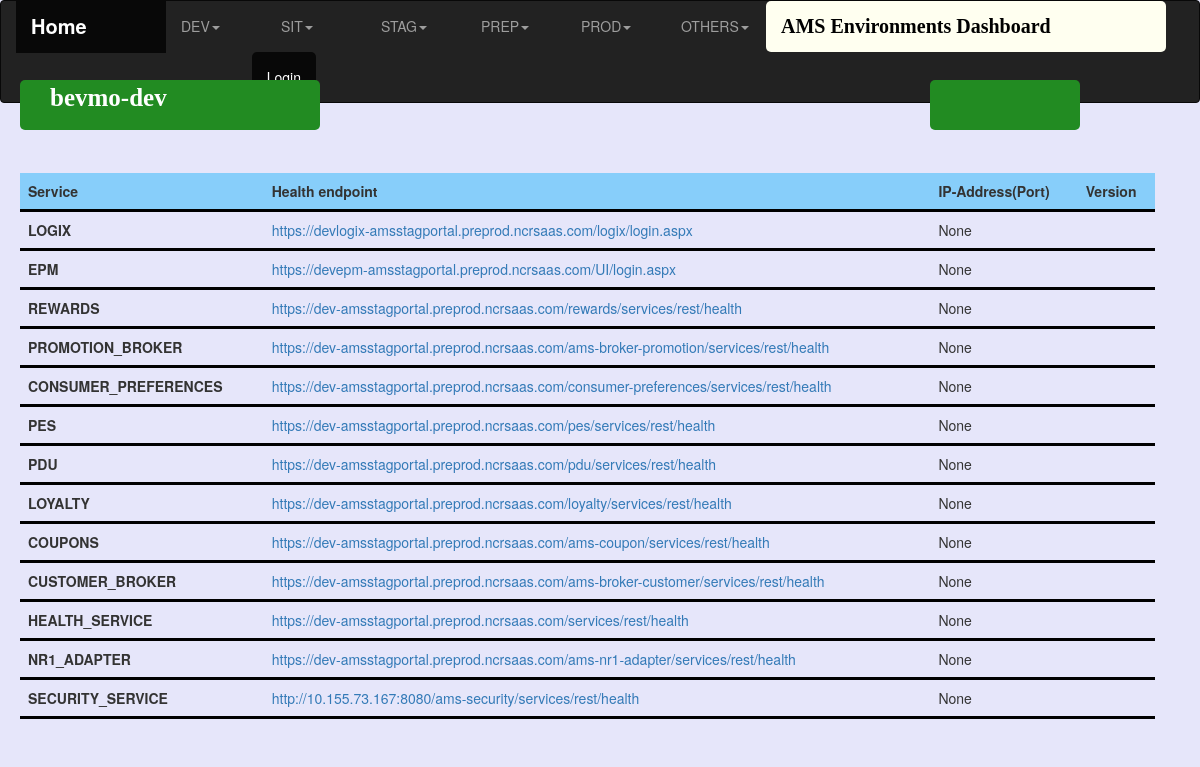
Page /environments/bevmo-dev/ on the committed database.
### environment_dashboard/models.py (models this page shows, shortened)
class Environments(models.Model):
    class EnvironmentType(models.TextChoices):
        DEVELOPMENT ='DEV'
        SIT = 'SIT'
        STAGING ='STAG'
        PREPRODUCTION ='PREP'
        PRODUCTION = 'PROD'
        OTHERS = 'OTHERS'
    environment_name = models.CharField(max_length=50,null=False,primary_key=True)
    environment_type = models.CharField(max_length=10,choices=EnvironmentType.choices,blank=True)
    deployed_artifact_version = models.CharField(max_length=20,blank=True)

class Services(models.Model):
    class ServiceName(models.TextChoices):
        Logix = 'LOGIX'
        EPM = 'EPM'
        OCD = 'OCD'
        Messaging = 'MESSAGING'
        PromotinBroker = "PROMOTION_BROKER"
        CustomerBroker = "CUSTOMER_BROKER"
        PduWrapper = "PDU_WRAPPER"
        NR1Adapter = "NR1_ADAPTER"
        Coupons = "COUPONS"
        Loyalty = "LOYALTY"
        Rewards = "REWARDS"
        PES = "PES"
        IOSever = "IO_SERVER"
        PDU ="PDU"
        SecurityService = "SECURITY_SERVICE"
        LogMonitoring = "LOG_MONITORING"
        Preferences = "CONSUMER_PREFERENCES"
        Health = "HEALTH_SERVICE"
    environment = models.ForeignKey(Environments, on_delete=models.CASCADE)
    service_name = models.CharField(max_length=30,choices=ServiceName.choices)
    ip_address = models.CharField(max_length=20,null=True,blank=True)
    health_endpoint = models.CharField(max_length=200,blank=True)
    service_version = models.CharField(max_length=20,blank=True)
    class Meta:
        unique_together = ('environment', 'service_name')

### environment_dashboard/views.py (the view)
# urls.py: path('<environment_name>/', views.detail, name='detail'),
def detail(request,environment_name):
    environment = Environments.objects.get(pk=environment_name)
    environments_list = Environments.objects.all()
    environment_types_list=Environments.EnvironmentType.values
    context = {'environment':environment,'environments_list':environments_list,'environment_types_list':environment_types_list}
    return render(request,"detail.html",context)

### environment_dashboard/templates/detail.html (shortened to what this page needs)
<!DOCTYPE html>
<html lang="en">
<head>
    <link rel="stylesheet" href="https://maxcdn.bootstrapcdn.com/bootstrap/3.4.1/css/bootstrap.min.css">
</head>
<body style="background-color:#E6E6FA">
    <nav class="navbar navbar-inverse">
      <div class="container-fluid">
        <ul class="nav navbar-nav">
          <li class="active"  style="border-color:green;width:150px;"><a href="/versions"><span style="font-weight: bold;font-size: 20px;">Home</span></a></li>
           {% for env_type in environment_types_list %}
              <li class="dropdown"><a class="dropdown-toggle" data-toggle="dropdown" href="#" style="width:100px">{{ env_type }}<span class="caret"></span></a>
              </li>
            {% endfor%}
            <li class="active"><a href="#" style="width:400px;float:right;background-color:#FFFFF0;border-radius:5px"><span style="color:black;font-family:Georgia, serif;font-weight: bold;font-size: 20px;">AMS Environments Dashboard</span></a></li>
            <li class="active"  style="width:150px;"><a href="/admin" style="float:right;background-color:;border-radius:5px;">Login</a></li>
        </ul>
      </div>
    </nav>
    <div class="container" style="padding-left:20px;padding-top:50px;float:left">
        <div style="float:left;position:fixed;top:10%;">
            <label style="background-color:#228B22;width:300px;height:50px;border-radius:5px;"><span style="color:white;font-family:Georgia, serif;font-weight: bold;padding:10%;font-size: 25px;">{{ environment.environment_name }}</span></label>
        </div>
        <div style="float:right;position:fixed;top:10%;right:10%;">
            <label style="background-color:#228B22;width:150px;height:50px;border-radius:5px;"><span style="color:white;font-family:Georgia, serif;font-weight: bold;padding:10%;font-size: 25px;">{{ environment.deployed_artifact_version }}</span></label>
        </div>
            <table class="table table-sm table-dark table-hover" style="">
            <thead style="background-color:#87CEFA;">
              <tr>
                  <th scope="col" style="border-bottom: 3px solid black;">Service</th>
                  <th scope="col" style="border-bottom: 3px solid black;">Health endpoint</th>
                  <th scope="col" style="border-bottom: 3px solid black;">IP-Address(Port)</th>
                  <th scope="col" style="border-bottom: 3px solid black;">Version</th>
              </tr>
            </thead>
            <tbody>
              {% for service in environment.services_set.all %}
              <tr>
                <th scope="row" style="border-bottom: 3px solid black;">{{ service.service_name }}</th>
                  <td style="border-bottom: 3px solid black;"><a href="{{ service.health_endpoint }}">{{ service.health_endpoint }}</a></td>
                  <td style="border-bottom: 3px solid black;">{{ service.ip_address }}</td>
                  <td style="border-bottom: 3px solid black;">{{ service.service_version }}</td>
              </tr>
              {% endfor %}
            </tbody>
          </table>
    </div>
</body>
</html>

### environment_dashboard/templates/detail.html (style rules this page uses)
table { border-collapse: collapse; width: 100%; }
th, td { padding: 8px; text-align: left; border-bottom: 1px solid #ddd; }

### rows in the picture
Environments: environment_name "bevmo-dev"
Services: service_name "LOGIX", health_endpoint "https://devlogix-amsstagportal.preprod.ncrsaas.com/logix/login.aspx", ip_address "None"
Services: service_name "EPM", health_endpoint "https://devepm-amsstagportal.preprod.ncrsaas.com/UI/login.aspx", ip_address "None"
Services: service_name "REWARDS", health_endpoint "https://dev-amsstagportal.preprod.ncrsaas.com/rewards/services/rest/health", ip_address "None"
Services: service_name "PROMOTION_BROKER", health_endpoint "https://dev-amsstagportal.preprod.ncrsaas.com/ams-broker-promotion/services/rest/health", ip_address "None"
Services: service_name "CONSUMER_PREFERENCES", health_endpoint "https://dev-amsstagportal.preprod.ncrsaas.com/consumer-preferences/services/rest/health", ip_address "None"
Services: service_name "PES", health_endpoint "https://dev-amsstagportal.preprod.ncrsaas.com/pes/services/rest/health", ip_address "None"
Services: service_name "PDU", health_endpoint "https://dev-amsstagportal.preprod.ncrsaas.com/pdu/services/rest/health", ip_address "None"
Services: service_name "LOYALTY", health_endpoint "https://dev-amsstagportal.preprod.ncrsaas.com/loyalty/services/rest/health", ip_address "None"
Services: service_name "COUPONS", health_endpoint "https://dev-amsstagportal.preprod.ncrsaas.com/ams-coupon/services/rest/health", ip_address "None"
Services: service_name "CUSTOMER_BROKER", health_endpoint "https://dev-amsstagportal.preprod.ncrsaas.com/ams-broker-customer/services/rest/health", ip_address "None"
Services: service_name "HEALTH_SERVICE", health_endpoint "https://dev-amsstagportal.preprod.ncrsaas.com/services/rest/health", ip_address "None"
Services: service_name "NR1_ADAPTER", health_endpoint "https://dev-amsstagportal.preprod.ncrsaas.com/ams-nr1-adapter/services/rest/health", ip_address "None"
Services: service_name "SECURITY_SERVICE", health_endpoint "http://10.155.73.167:8080/ams-security/services/rest/health", ip_address "None"

### other values in the picture
{{ env_type }} "DEV" "SIT" "STAG" "PREP" "PROD" "OTHERS"
